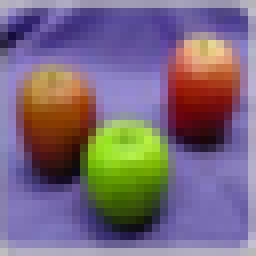
#> input picture assets/apple/0001.png, 32 x 32 px, given in place of pomme_plusieurs.jpg, which was not available (shown 8 times larger)
$ jupyter execute --allow-errors prediction_image.ipynb   (older library calls are emulated)   (text cells are left out)
#> lines starting #> are read from the running program, lines starting #| are printed output that depends on the picture; after the words box and inside, x2 and y2 are one past the last pixel; in counts of white or black regions, pixels touching at a corner belong together; pictures that were not available may be replaced by others from this repository, and a replacement may not be noted
#> further down, img_originale is the input picture: shape (32, 32, 3); mean B, G, R 124.8, 105, 121.5
### modules/prediction_image.py
import numpy as np
import cv2
from math import sqrt

# [22 lines left out: function resize_image, not called in this run]

def redimensionner(img, taille=500):

#> called with taille = 400
    area = img.shape[0] * img.shape[1]
#> area = 1024
    ratio = sqrt( pow(taille, 2) / area )
#> ratio = 12.5
    dim = round(img.shape[1] * ratio), round(img.shape[0] * ratio)
#> dim = (400, 400)
    return cv2.resize(img, dim)
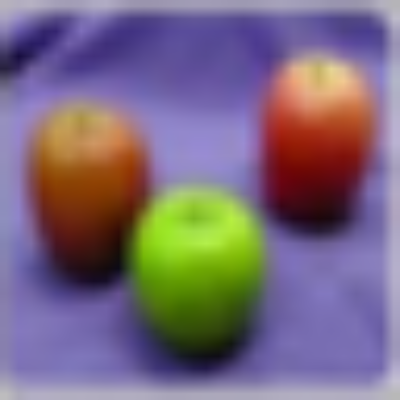
#> returned value: shape (400, 400, 3); mean of channels 0, 1, 2 124.7, 104.9, 121.4; drawn as B, G, R

# [5 lines left out: function evaluate, not called in this run]

def stackImages(scale,imgArray):
    rows = len(imgArray)
    cols = len(imgArray[0])
    rowsAvailable = isinstance(imgArray[0], list)
    width = imgArray[0][0].shape[1]
    height = imgArray[0][0].shape[0]
    if rowsAvailable:
        for x in range ( 0, rows):
            for y in range(0, cols):
                if imgArray[x][y].shape[:2] == imgArray[0][0].shape [:2]:
                    imgArray[x][y] = cv2.resize(imgArray[x][y], (0, 0), None, scale, scale)
                else:
                    imgArray[x][y] = cv2.resize(imgArray[x][y], (imgArray[0][0].shape[1], imgArray[0][0].shape[0]), None, scale, scale)
                if len(imgArray[x][y].shape) == 2: imgArray[x][y]= cv2.cvtColor( imgArray[x][y], cv2.COLOR_GRAY2BGR)
        imageBlank = np.zeros((height, width, 3), np.uint8)
        hor = [imageBlank]*rows
        hor_con = [imageBlank]*rows
        for x in range(0, rows):
            hor[x] = np.hstack(imgArray[x])
        ver = np.vstack(hor)
    else:
        for x in range(0, rows):
            if imgArray[x].shape[:2] == imgArray[0].shape[:2]:
                imgArray[x] = cv2.resize(imgArray[x], (0, 0), None, scale, scale)
            else:
                imgArray[x] = cv2.resize(imgArray[x], (imgArray[0].shape[1], imgArray[0].shape[0]), None,scale, scale)
            if len(imgArray[x].shape) == 2: imgArray[x] = cv2.cvtColor(imgArray[x], cv2.COLOR_GRAY2BGR)
        hor= np.hstack(imgArray)
        ver = hor
    return ver

def getContours(img,imgContour):
    _, b, _ = cv2.findContours(img, cv2.RETR_EXTERNAL, cv2.CHAIN_APPROX_NONE)
    contours = b

    # contours, hierarchy = cv2.findContours(img, cv2.RETR_EXTERNAL, cv2.CHAIN_APPROX_NONE)

    for cnt in contours:
        area = cv2.contourArea(cnt)
        areaMin = cv2.getTrackbarPos("AreaMin", "Parameters")
        areaMax = cv2.getTrackbarPos("AreaMax", "Parameters")
        if area > areaMin and area < areaMax:
            cv2.drawContours(imgContour, cnt, -1, (255, 0, 255), 7)
            peri = cv2.arcLength(cnt, True)
            approx = cv2.approxPolyDP(cnt, 0.02 * peri, True)
            x , y , w, h = cv2.boundingRect(approx)
            cv2.rectangle(imgContour, (x , y ), (x + w , y + h ), (0, 255, 0), 5)

            cv2.putText(imgContour, "Points: " + str(len(approx)), (x + w + 20, y + 20), cv2.FONT_HERSHEY_COMPLEX, .7, (0, 255, 0), 2)
            cv2.putText(imgContour, "Area: " + str(int(area)), (x + w + 20, y + 45), cv2.FONT_HERSHEY_COMPLEX, 0.7, (0, 255, 0), 2)

def empty(a):
    pass

### prediction_image.ipynb
[cell 1]
from tensorflow.keras.preprocessing import image
from tensorflow.keras.models import load_model
import numpy as np
import cv2
import os

from modules.prediction_image import resize_image, evaluate, stackImages, getContours, empty, redimensionner

#> (the rest of this cell did not finish here and is left out)

#> (a cell that did not finish here is left out)

[cell 3]
path = "assets/image_internet/"

img_originale = cv2.imread(path + "pomme_plusieurs.jpg")
img_originale = redimensionner(img_originale, 400)

Threshold1 = 80
Threshold2 = 80
AreaMin = 1000
AreaMax = 100000

[cell 4]
cv2.namedWindow("Parameters")
cv2.resizeWindow("Parameters", 640, 240)
cv2.createTrackbar("Threshold1", "Parameters",   Threshold1, 255, empty)
cv2.createTrackbar("Threshold2", "Parameters",   Threshold2, 255, empty)
cv2.createTrackbar("AreaMin", "Parameters",      AreaMin, 3000, empty)
cv2.createTrackbar("AreaMax", "Parameters",      AreaMax, 150000, empty)

img = img_originale

while True:

    imgContour = img.copy()
    imgBlur = cv2.GaussianBlur(img, (9, 9), 1)
    threshold1 = cv2.getTrackbarPos("Threshold1", "Parameters")
    threshold2 = cv2.getTrackbarPos("Threshold2", "Parameters")
    imgCanny = cv2.Canny(imgBlur, threshold1, threshold2)
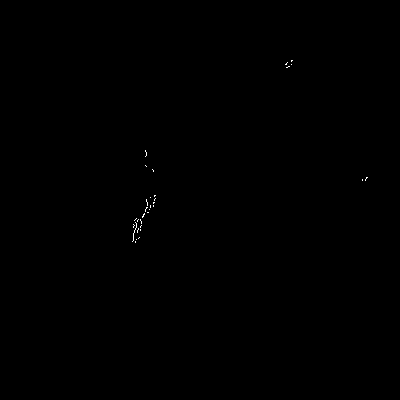
#> imgCanny: shape (400, 400); 0.07% white in thin lines or dots, all inside (x1, y1, x2, y2) = (132, 60, 368, 243)
    kernel = np.ones((2, 2))
    imgDil = cv2.dilate(imgCanny, kernel, iterations=1)
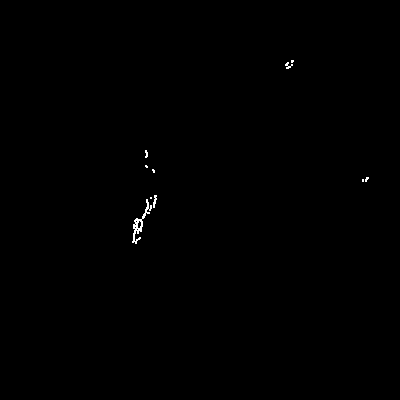
#> imgDil: shape (400, 400); 0.2% white in thin lines or dots, all inside (x1, y1, x2, y2) = (132, 60, 369, 244)
    getContours(imgDil, imgContour)
#> in getContours, `_, b, _ = cv2.findContours(img, cv2.RETR_EXTERNAL, cv2.CHAIN_APPROX_NO..`: b = 10 contours, 9 with area under 20; largest, box (x1, y1, x2, y2) and area: (132, 199, 152, 244) 150
#> in getContours, `contours = b`: contours has the same summary as b
#> in getContours, `area = cv2.contourArea(cnt)`: area = 149.5
    imgStack = stackImages(0.8, ([img,imgCanny], [imgDil,imgContour]) )
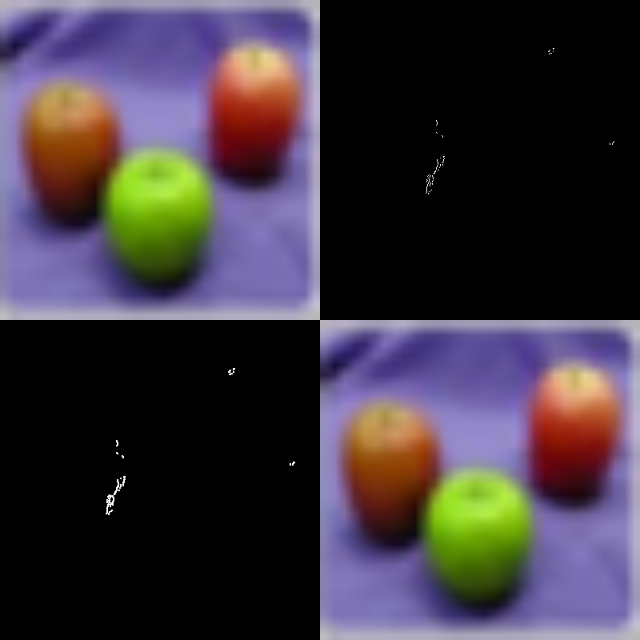
#> imgStack: shape (640, 640, 3); mean B, G, R 62.5, 52.6, 60.9

    cv2.imshow("Result", imgStack)
    if cv2.waitKey(1) & 0xFF == ord('q'):
#> (key q is pressed here)
        break

cv2.destroyAllWindows()

[cell 5]
img_traite = img_originale.copy()

imgBlur = cv2.GaussianBlur(img_traite, (9, 9), 1)
imgCanny = cv2.Canny(imgBlur, Threshold1, Threshold2)
imgDil = cv2.dilate(imgCanny, np.ones((2, 2)), iterations=1)

contours = cv2.findContours(imgDil, cv2.RETR_EXTERNAL, cv2.CHAIN_APPROX_SIMPLE)
#> contours has the same summary as b in getContours
contours = contours[0] if len(contours) == 2 else contours[1]
contours = [cnt for cnt in contours if cv2.contourArea(cnt) > AreaMin and cv2.contourArea(cnt) < AreaMax]
#> contours = []

img_affichage = img_traite.copy()

for cnt in contours:
    x, y, w, h = cv2.boundingRect(cnt)

    img = img_traite[y:y+h, x:x+w]

    img = resize_image(img)

    predictions = list()
    label = evaluate(model, img, label_array)
    print(label)

    cv2.putText(img_affichage, label, (x-10, y-10), cv2.FONT_HERSHEY_SIMPLEX, 1, (0, 255, 0), 3, cv2.LINE_AA)
    cv2.rectangle(img_affichage, (x , y ), (x + w , y + h ), (0, 0, 255), 5)
#> this loop made 0 passes

cv2.imshow("image", img_affichage)
cv2.waitKey()
cv2.destroyWindow("image")
